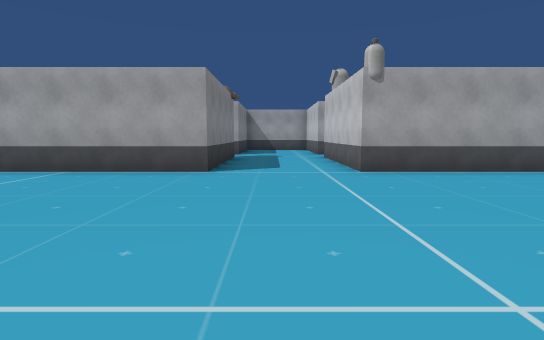
[1] (above)

16 first-person views from a walk through a Unity game level. The camera is 1.4 m above the floor, tilts 6° down and sees 80° across. The floor is counted in squares, 2 m on a side. Each view is taken from the middle of a square. On the plan, view 1 faces up. The plan holds only what a view shows up to about 10 squares ahead; the rest is blank. The place goes on beyond the plan. The player character is not drawn. Some surface patterns are stand-ins.

[2]
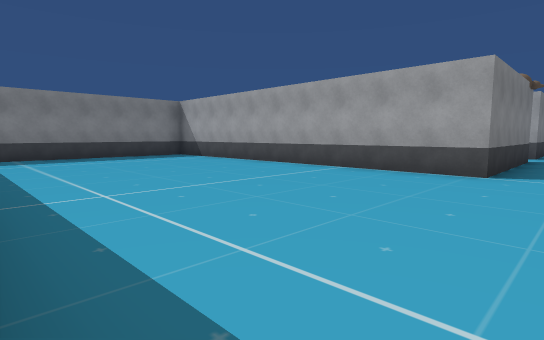

[3]
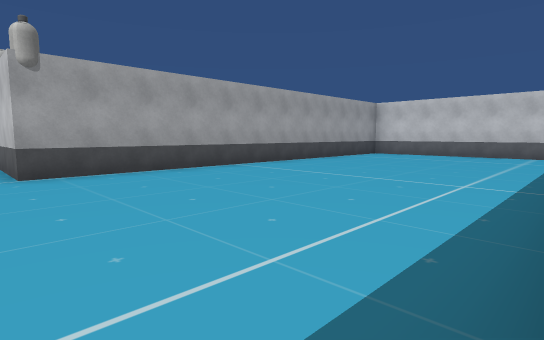

[4]
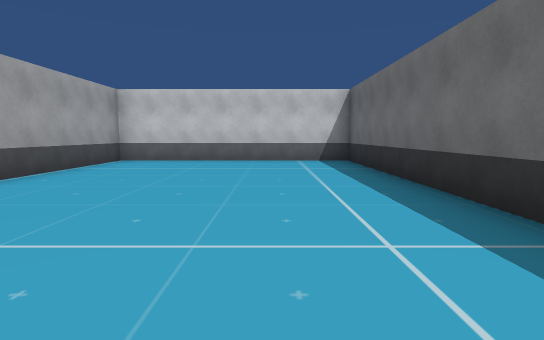

[5]
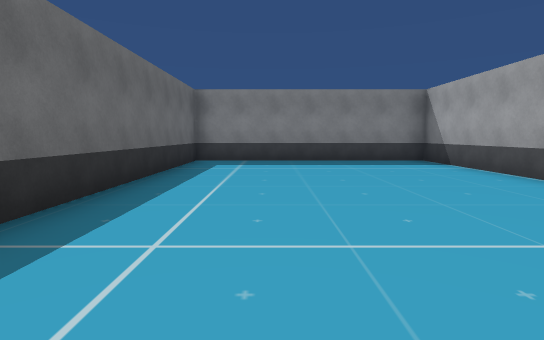

[6]
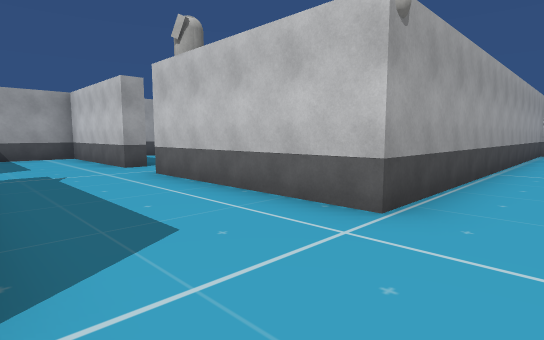

[7]
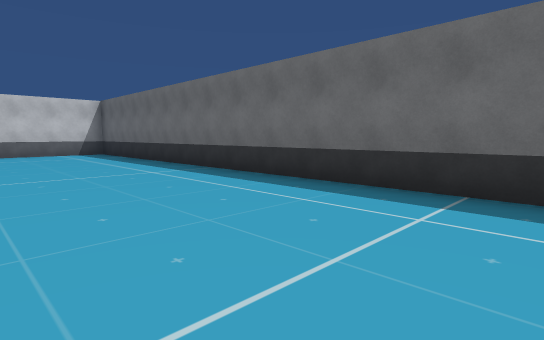

[8]
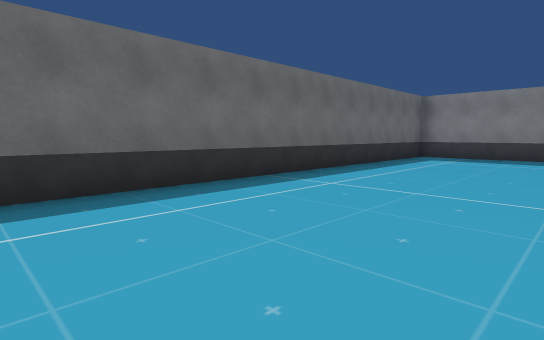

[9]
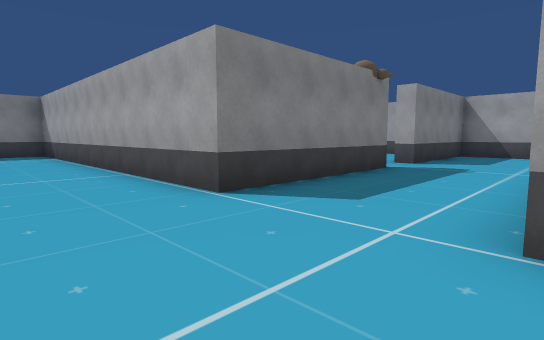

[10]
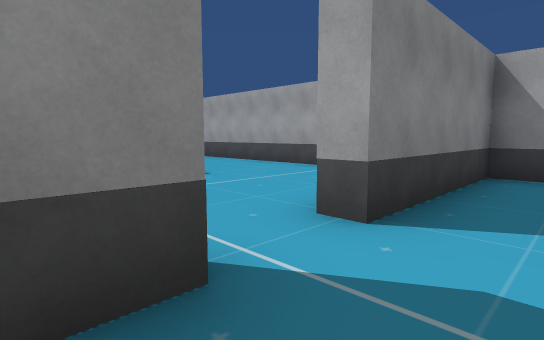

[11]
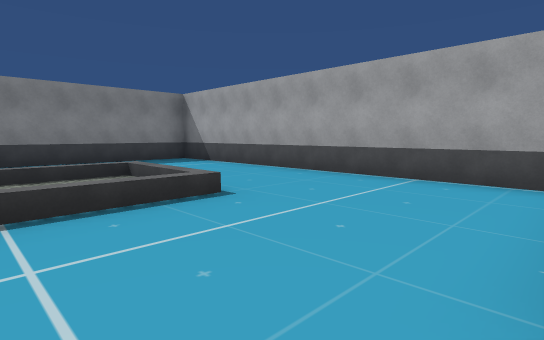

[12]
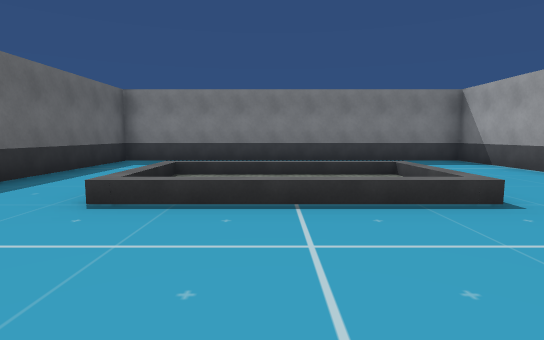

[13]
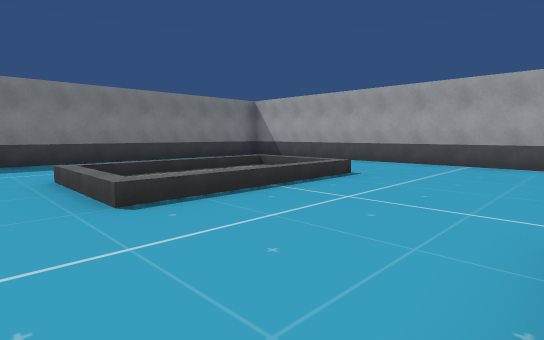

[14]
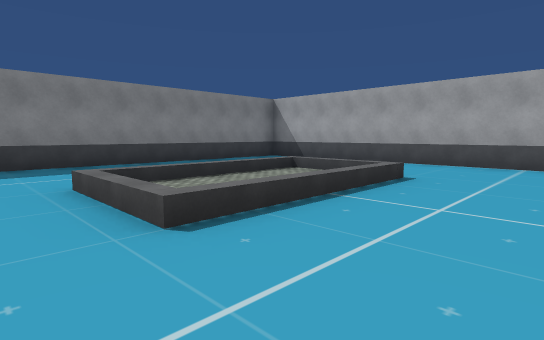

[15]
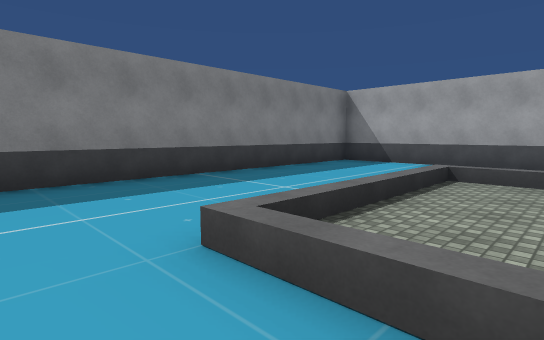

[16]
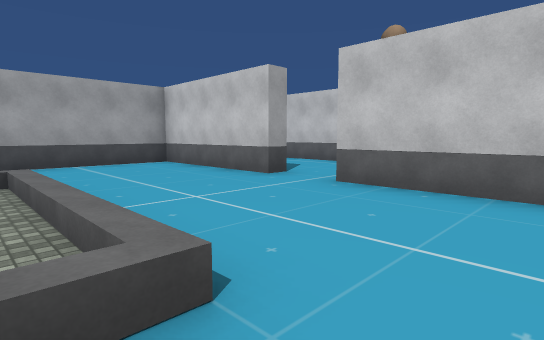

### Floor plan
Key: @ floor where view 1 was taken; # wall or solid block; . floor; / step, stairs or slope.
Columns run from 12 left of view 1 to 14 right of it. Each row starts with its distance up from view 1.
 17 ###############
 16 #..........#..#
 15 #..........#..#
 14 #..........#..#.
 13 #...////...#..#.
 12 #.../../.......
 11 #.../../.......
 10 #.../../...#..#
  9 #...////...#..#
  8 #..........#..#
  7 ############..#############
  6 #.........................#
  5 #.........................#
  4 #.........................#
  3 #.........................#
  2 #.........................#
  1 #.........................#
  0 #...........@.............#
 -1 ###########################

Where each view was taken, in squares from view 1:
view 1: 0 up, 0 right, facing up
view 2: 0 up, 0 right, facing up-left
view 3: 0 up, 1 right, facing up-right
view 4: 2 up, 4 right, facing right
view 5: 2 up, 2 left, facing left
view 6: 5 up, 1 left, facing up-right
view 7: 4 up, 0 right, facing down-right
view 8: 4 up, 0 right, facing down-left
view 9: 4 up, 2 right, facing up-left
view 10: 10 up, 0 right, facing up-left
view 11: 11 up, 2 left, facing up-left
view 12: 11 up, 2 left, facing left
view 13: 8 up, 2 left, facing up-left
view 14: 8 up, 3 left, facing up-left
view 15: 8 up, 6 left, facing up-left
view 16: 8 up, 6 left, facing up-right
